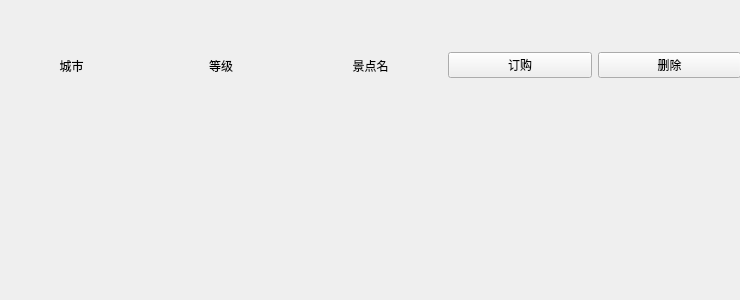
<?xml version="1.0" encoding="UTF-8"?>
<ui version="4.0">
 <class>Form</class>
 <widget class="QWidget" name="Form">
  <property name="geometry">
   <rect>
    <x>0</x>
    <y>0</y>
    <width>740</width>
    <height>300</height>
   </rect>
  </property>
  <property name="windowTitle">
   <string>Form</string>
  </property>
  <widget class="QWidget" name="horizontalLayoutWidget">
   <property name="geometry">
    <rect>
     <x>0</x>
     <y>30</y>
     <width>741</width>
     <height>71</height>
    </rect>
   </property>
   <layout class="QHBoxLayout" name="horizontalLayout">
    <item>
     <widget class="QLabel" name="label_2">
      <property name="text">
       <string>城市</string>
      </property>
      <property name="alignment">
       <set>Qt::AlignCenter</set>
      </property>
     </widget>
    </item>
    <item>
     <widget class="QLabel" name="label_3">
      <property name="text">
       <string>等级</string>
      </property>
      <property name="alignment">
       <set>Qt::AlignCenter</set>
      </property>
     </widget>
    </item>
    <item>
     <widget class="QLabel" name="label">
      <property name="text">
       <string>景点名</string>
      </property>
      <property name="alignment">
       <set>Qt::AlignCenter</set>
      </property>
     </widget>
    </item>
    <item>
     <widget class="QPushButton" name="pushButton_2">
      <property name="text">
       <string>订购</string>
      </property>
     </widget>
    </item>
    <item>
     <widget class="QPushButton" name="pushButton">
      <property name="text">
       <string>删除</string>
      </property>
     </widget>
    </item>
   </layout>
  </widget>
 </widget>
 <resources/>
 <connections/>
</ui>
